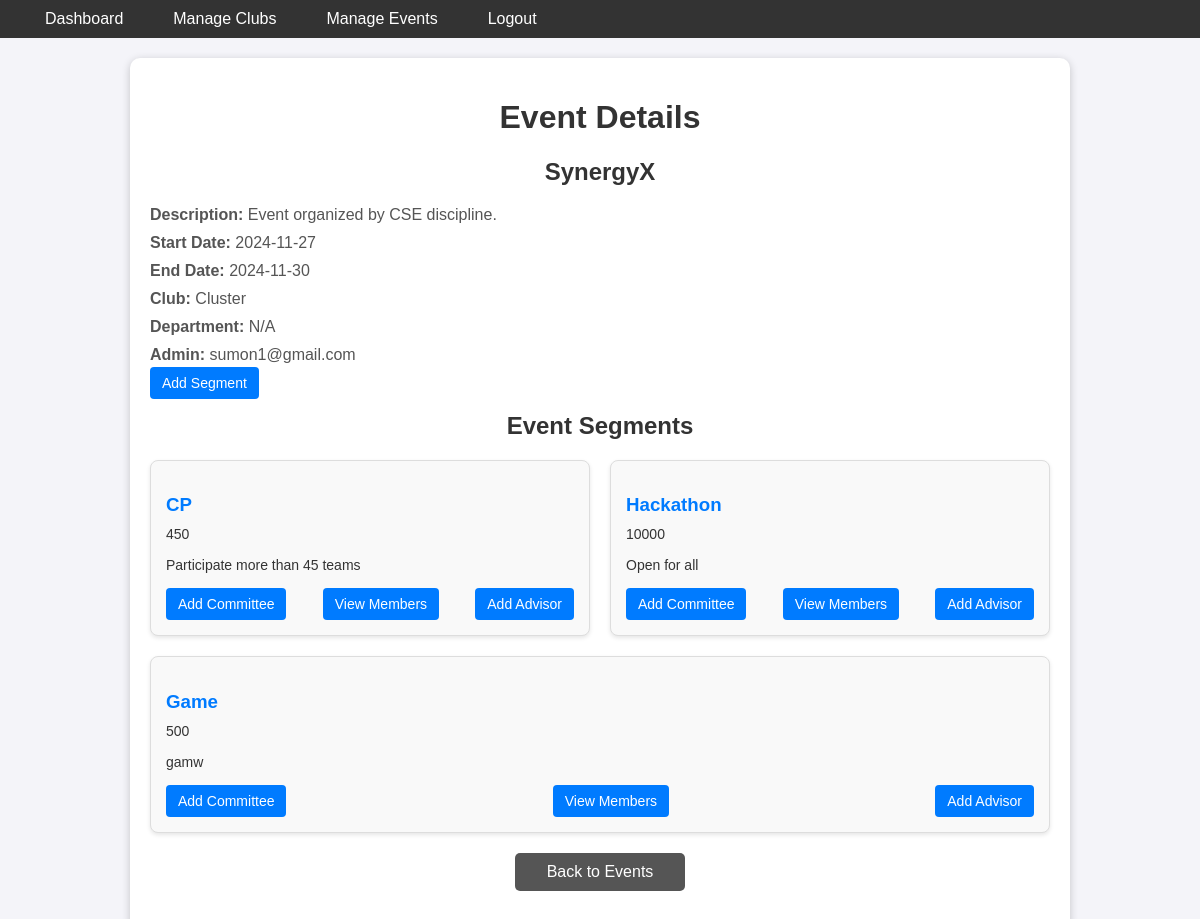
Screenshot of /admin/event_details.php?id=5 (signed in) with the database file from the repository.
### tables this page shows
CREATE TABLE `events` (
  `event_id` int(11) NOT NULL,
  `name` varchar(100) NOT NULL,
  `club_id` int(11) DEFAULT NULL,
  `dept_id` int(11) DEFAULT NULL,
  `description` text DEFAULT NULL,
  `start_date` date DEFAULT NULL,
  `end_date` date DEFAULT NULL,
  `admin_id` int(11) DEFAULT NULL,
  `image_path` varchar(255) DEFAULT NULL
);

CREATE TABLE `clubs` (
  `club_id` int(11) NOT NULL,
  `name` varchar(100) NOT NULL,
  `total_member` decimal(10,2) DEFAULT NULL,
  `club_type` varchar(50) NOT NULL
);

CREATE TABLE `segments` (
  `segment_id` int(11) NOT NULL,
  `name` varchar(100) NOT NULL,
  `event_id` int(11) DEFAULT NULL,
  `description` varchar(255) DEFAULT NULL,
  `segment_type` varchar(255) DEFAULT NULL,
  `segment_fee` int(11) DEFAULT NULL
);

### admin/event_details.php (the view, shortened to what this page needs)
<?php
include('../includes/header_admin.php');
include('../includes/dbconnect.php');
if (isset($_GET['id'])) {
    $event_id = intval($_GET['id']);
} else {
    die("Invalid request. Event ID is required.");
}
$stmt = $conn->prepare("SELECT e.*,
                               c.name AS club_name,
                               d.name AS department_name,
                               a.email AS admin_email
                        FROM events e
                        LEFT JOIN clubs c ON e.club_id = c.club_id
                        LEFT JOIN departments d ON e.dept_id = d.dept_id
                        LEFT JOIN admins a ON e.admin_id = a.admin_id
                        WHERE e.event_id = ?");
$stmt->bind_param("i", $event_id);
$stmt->execute();
$result = $stmt->get_result();
$event = $result->fetch_assoc();
$segments = [];
$result = $conn->query("SELECT * FROM segments WHERE event_id = $event_id");
if ($result->num_rows > 0) {
    while ($row = $result->fetch_assoc()) {
        $segments[] = $row;
    }
}
?>
<!DOCTYPE html>
<html lang="en">
<head>
    <link rel="stylesheet" href="../assets/css/event_details.css">
</head>
<body>
    <div class="container">
        <h1>Event Details</h1>
        <h2><?php echo htmlspecialchars($event['name']); ?></h2>
        <p><strong>Description:</strong> <?php echo htmlspecialchars($event['description']); ?></p>
        <p><strong>Start Date:</strong> <?php echo $event['start_date']; ?></p>
        <p><strong>End Date:</strong> <?php echo $event['end_date']; ?></p>
        <p><strong>Club:</strong> <?php echo $event['club_name'] ?? 'N/A'; ?></p>
        <p><strong>Department:</strong> <?php echo $event['department_name'] ?? 'N/A'; ?></p>
        <p><strong>Admin:</strong> <?php echo $event['admin_email']; ?></p>
        <p><a href="add_segment.php?event_id=<?php echo $event_id; ?>" class="btn add-btn">Add Segment</a></p>
        <h2>Event Segments</h2>
        <div class="segments">
            <?php if (!empty($segments)): ?>
                <?php foreach ($segments as $segment): ?>
                    <div class="segment-card">
                        <h3><?php echo htmlspecialchars($segment['name']); ?></h3>
                        <p><?php echo htmlspecialchars($segment['segment_fee']); ?></p>
                        <p class="description-short">
                            <?php echo htmlspecialchars(substr($segment['description'], 0, 100)); ?>
                        </p>
                        <div class="actions">
                            <a href="add_committee.php?segment_id=<?php echo $segment['segment_id']; ?>" class="btn">Add Committee</a>
                            <a href="view_members.php" class="btn">View Members</a>
                            <a href="add_advisor.php?segment_id=<?php echo $segment['segment_id']; ?>" class="btn">Add Advisor</a>
                        </div>
                    </div>
                <?php endforeach; ?>
            <?php else: ?>
                <p>No segments found for this event.</p>
            <?php endif; ?>
        </div>
        <a href="view_event.php" class="btn back-btn">Back to Events</a>
    </div>
</body>
</html>

### assets/css/style.css (style rules this page uses)
body, ul, li, a { margin: 0; padding: 0; list-style: none; text-decoration: none; }

### assets/css/event_details.css (style rules this page uses)
body { font-family: Arial, sans-serif; background-color: #f4f4f9; margin: 0; padding: 0; }
.container { max-width: 900px; margin: 20px auto; background-color: #fff; padding: 20px; border-radius: 10px; box-shadow: 0 2px 8px rgba(0, 0, 0, 0.2); }
h1, h2 { text-align: center; color: #333; }
p { margin: 10px 0; color: #555; }
.segments { display: flex; flex-wrap: wrap; gap: 20px; margin: 20px 0; }
.segment-card { flex: 1 1 calc(45% - 20px); background-color: #f9f9f9; border: 1px solid #ddd; border-radius: 8px; padding: 15px; box-shadow: 0 2px 4px rgba(0, 0, 0, 0.1); transition: transform 0.3s; }
.segment-card h3 { margin-bottom: 10px; color: #007BFF; }
.segment-card p { margin-bottom: 15px; font-size: 14px; color: #333; }
.segment-card .actions { display: flex; justify-content: space-between; }
.actions .btn { text-decoration: none; padding: 8px 12px; background-color: #007BFF; color: white; border-radius: 4px; font-size: 14px; transition: background-color 0.3s; }
.back-btn { display: block; margin: 20px auto; width: 150px; text-align: center; background-color: #555; color: white; padding: 10px; border-radius: 5px; text-decoration: none; }
.add-btn { text-decoration: none; padding: 8px 12px; background-color: #007BFF; color: white; border-radius: 4px; font-size: 14px; transition: background-color 0.3s; }

### rows the page displays
events: name "SynergyX", description "Event organized by CSE discipline.", start_date "2024-11-27", end_date "2024-11-30", club.name "Cluster", admins.email "sumon1@gmail.com"
segments: name "CP", segment_fee "450", description "Participate more than 45 teams"
segments: name "Hackathon", segment_fee "10000", description "Open for all"
segments: name "Game", segment_fee "500", description "gamw"

### other values shown
$name "Dashboard"
$name "Manage Clubs"
$name "Manage Events"
$name "Logout"
$event['department_name'] "N/A"
